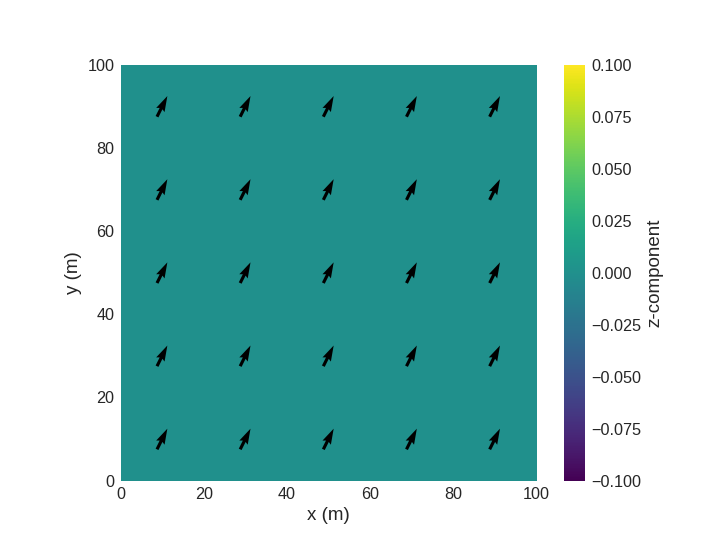

Here is the Python script that generated this plot:
# 1. Visualising the field using ``matplotlib``.

import discretisedfield as df
# ...
p1 = (0, 0, 0)
p2 = (100, 100, 100)
n = (10, 10, 10)
mesh = df.Mesh(p1=p1, p2=p2, n=n)
field = df.Field(mesh, dim=3, value=(1, 2, 0))
field.plane(z=50, n=(5, 5)).mpl()
